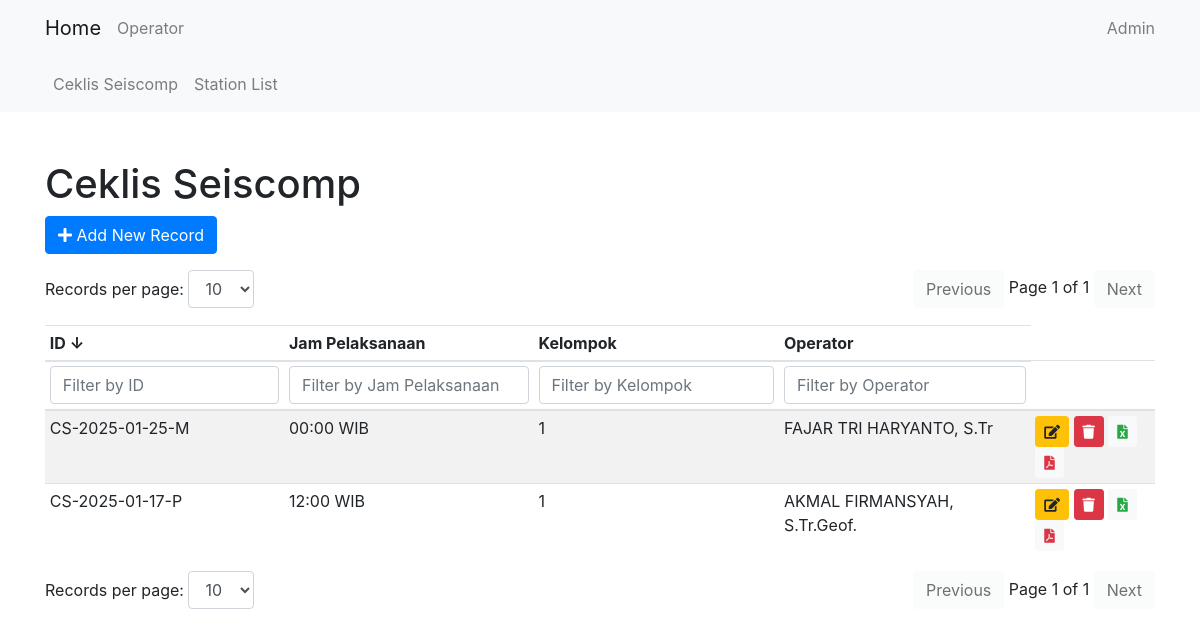
The page /cl_seiscomp/ on the database as committed earlier.
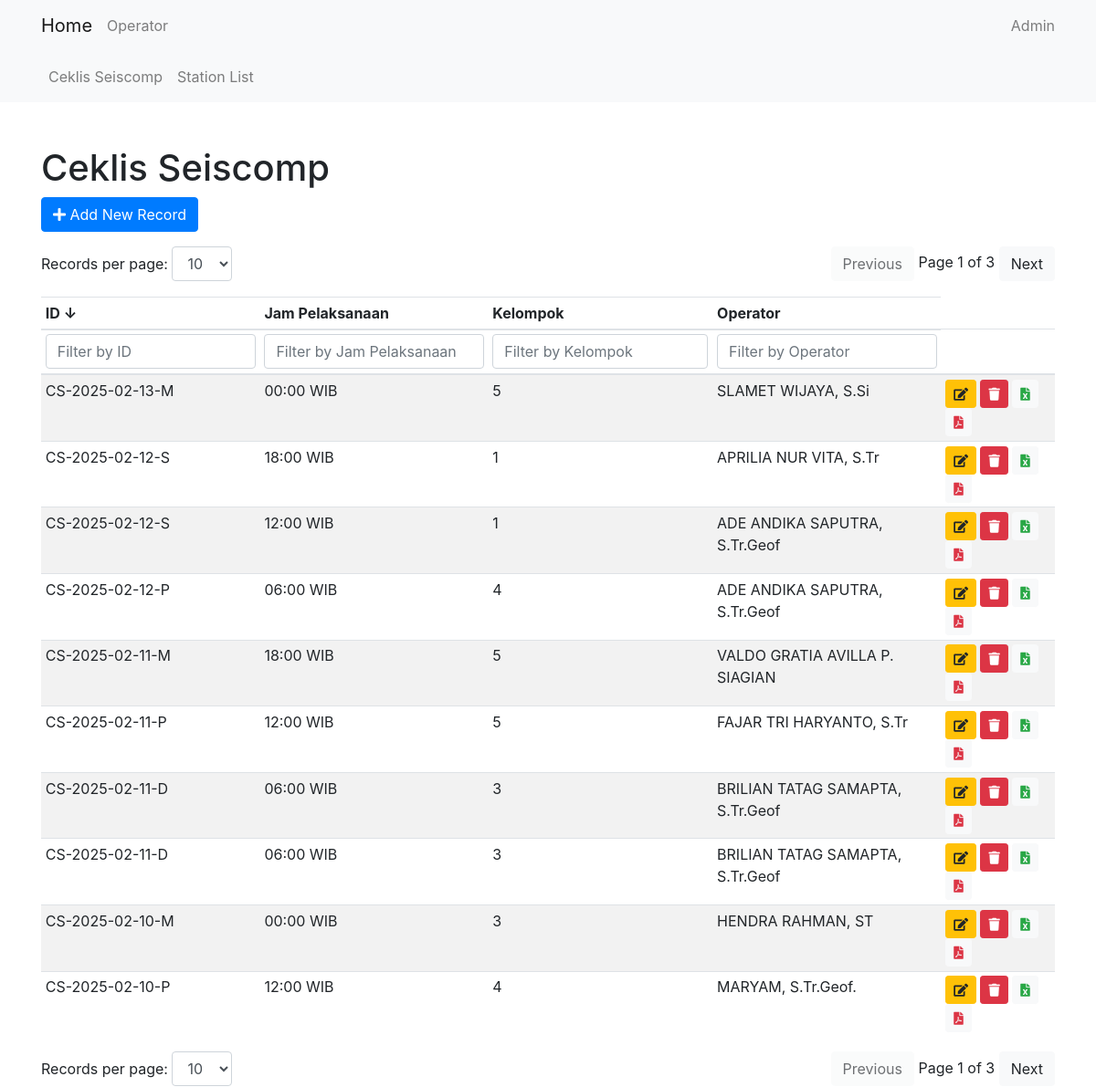
The same page on the database as committed later.
### cl_seiscomp/models.py (models this page shows, shortened)
class CsRecordModel(models.Model):
    date = models.DateField(default=timezone.now)
    cs_id = models.CharField(max_length=15, default='0')
    shift = models.CharField(max_length=15, choices=SHIFT, default='P')
    jam_pelaksanaan = models.CharField(max_length=20, choices=WAKTU, default='12:00 WIB')
    kelompok = models.IntegerField(choices=KELOMPOK, default=1)
    operator = models.ForeignKey(Operator, on_delete=models.CASCADE)
    gaps = models.TextField(max_length=10000, null=True, blank=True)
    spikes = models.TextField(max_length=10000, null=True, blank=True)
    blanks = models.TextField(max_length=10000, null=True, blank=True)
    slmon = models.PositiveIntegerField(null=True, blank=True, default=0)
    count_gaps = models.PositiveIntegerField(null=True, blank=True, default=0)
    count_spikes = models.PositiveIntegerField(null=True, blank=True, default=0)
    count_blanks = models.PositiveIntegerField(null=True, blank=True, default=0)
    slmon_image = models.ImageField(upload_to='cl_seiscomp/slmon_images/', null=True, blank=True)

### core/models.py (models this page shows)
class Operator(models.Model):
    name = models.CharField(max_length=100)
    NIP = models.CharField(max_length=18)
    def __str__(self):
        return self.name

### cl_seiscomp/views.py (the view)
# urls.py: path('', CsListView.as_view(), name='cs_list'),
class CsListView(ListView):
    model = CsRecordModel
    template_name = 'cl_seiscomp/cs_list.html'
    context_object_name = 'csrecords'

### cl_seiscomp/templates/cl_seiscomp/cs_list.html (shortened to what this page needs)
{% extends 'core/base.html' %}
{% block content %}
<h1 class="mt-5">Ceklis Seiscomp</h1>
<a href="{% url 'cl_seiscomp:cs_create' %}" class="btn btn-primary mb-3">
    <i class="fas fa-plus"></i> Add New Record
</a>
<div class="d-flex justify-content-between mb-3">
    <div>
        <label for="recordsPerPageTop">Records per page:</label>
        <select id="recordsPerPageTop" class="form-control d-inline-block w-auto">
            <option value="10" selected>10</option>
        </select>
    </div>
    <div>
        <button id="prevPageTop" class="btn btn-light">Previous</button>
        <span id="pageInfoTop"></span>
        <button id="nextPageTop" class="btn btn-light">Next</button>
    </div>
</div>
<table class="table mt-3 table-striped table-sm" id="csRecordTable">
    <thead>
        <tr>
            <th onclick="sortTable(0)" style="cursor: pointer;">ID <span id="idSortArrow">↓</span></th>
            <th onclick="sortTable(1)" style="cursor: pointer;">Jam Pelaksanaan </th>
            <th onclick="sortTable(2)" style="cursor: pointer;">Kelompok </th>
            <th onclick="sortTable(3)" style="cursor: pointer;">Operator </th>
        </tr>
        <tr>
            <th><input type="text" id="idFilter" onkeyup="filterTable(0)" placeholder="Filter by ID" class="form-control"></th>
            <th><input type="text" id="jampelFilter" onkeyup="filterTable(1)" placeholder="Filter by Jam Pelaksanaan" class="form-control"></th>
            <th><input type="text" id="kelompokFilter" onkeyup="filterTable(2)" placeholder="Filter by Kelompok" class="form-control"></th>
            <th><input type="text" id="operatorFilter" onkeyup="filterTable(3)" placeholder="Filter by Operator" class="form-control"></th>
            <th></th>
        </tr>
    </thead>
    <tbody id="csRecordTableBody">
        {% for record in csrecords %}
        <tr>
            <td>{{ record.cs_id }}</td>
            <td>{{ record.jam_pelaksanaan }}</td>
            <td>{{ record.kelompok }}</td>
            <td>{{ record.operator }}</td>
            <td>
                <a href="{% url 'cl_seiscomp:cs_update' record.pk %}" class="btn btn-sm btn-warning" data-toggle="tooltip" title="Edit">
                    <i class="fas fa-edit"></i>
                </a>
                <form action="{% url 'cl_seiscomp:cs_delete' record.pk %}" method="post" style="display:inline;">
                    <button type="button" class="btn btn-sm btn-danger delete-button" data-toggle="tooltip" title="Delete">
                        <i class="fas fa-trash"></i>
                    </button>
                </form>
                <a href="{% url 'cl_seiscomp:cs_export_excel' record.pk %}" class="btn btn-sm btn-light text-success">
                    <i class="fas fa-file-excel"></i>
                </a>
                <a href="{% url 'cl_seiscomp:cs_export_pdf' record.pk %}" class="btn btn-sm btn-light text-danger">
                    <i class="fas fa-file-pdf"></i>
                </a>
            </td>
        </tr>
        {% endfor %}
    </tbody>
</table>
<div class="d-flex justify-content-between">
    <div>
        <label for="recordsPerPage">Records per page:</label>
        <select id="recordsPerPage" class="form-control d-inline-block w-auto">
            <option value="10" selected>10</option>
        </select>
    </div>
    <div>
        <button id="prevPage" class="btn btn-light">Previous</button>
        <span id="pageInfo"></span>
        <button id="nextPage" class="btn btn-light">Next</button>
    </div>
</div>
{% endblock %}

### core/templates/core/base.html (shortened to what this page needs)
<!DOCTYPE html>
<html lang="en">
<head>
    <link href="https://stackpath.bootstrapcdn.com/bootstrap/4.5.2/css/bootstrap.min.css" rel="stylesheet">
    <link href="https://cdnjs.cloudflare.com/ajax/libs/font-awesome/5.15.4/css/all.min.css" rel="stylesheet">
</head>
<body>
    <nav class="navbar navbar-light bg-light">
        <div class="container">
            <a class="navbar-brand" href="{% url 'home' %}">Home</a>
            <ul class="navbar-nav">
                <li class="nav-item">
                    <a class="nav-link" href="{% url 'core:operator_list' %}">Operator</a>
                </li>
            </ul>
            <ul class="navbar-nav ml-auto">
                <li class="nav-item">
                    <a class="nav-link" href="{% url 'admin:index' %}">Admin</a>
                </li>
            </ul>
        </div>
    </nav>
    {% if 'cl_seiscomp' in request.resolver_match.namespace %}
    <nav class="navbar navbar-expand-lg navbar-light bg-light">
        <div class="container">
            <div class="collapse navbar-collapse" id="navbarNav">
                <ul class="navbar-nav">
                    <li class="nav-item">
                        <a class="nav-link" href="{% url 'cl_seiscomp:cs_list' %}">Ceklis Seiscomp</a>
                    </li>
                    <li class="nav-item">
                        <a class="nav-link" href="{% url 'cl_seiscomp:station_list' %}">Station List</a>
                    </li>
                </ul>
            </div>
        </div>
    </nav>
    {% endif %}
    <div class="container">
        {% block content %}{% endblock %}
    </div>
</body>
</html>

Rows that differ between the two databases and show on the page:
removed CsRecordModel: cs_id "CS-2025-01-17-P", jam_pelaksanaan "12:00 WIB", kelompok "1", operator "AKMAL FIRMANSYAH, S.Tr.Geof."
removed CsRecordModel: cs_id "CS-2025-01-25-M", jam_pelaksanaan "00:00 WIB", kelompok "1", operator "FAJAR TRI HARYANTO, S.Tr"
added CsRecordModel: cs_id "CS-2025-02-10-P", jam_pelaksanaan "12:00 WIB", kelompok "4", operator "MARYAM, S.Tr.Geof."
added CsRecordModel: cs_id "CS-2025-02-10-M", jam_pelaksanaan "00:00 WIB", kelompok "3", operator "HENDRA RAHMAN, ST"
added CsRecordModel: cs_id "CS-2025-02-11-D", jam_pelaksanaan "06:00 WIB", kelompok "3", operator "BRILIAN TATAG SAMAPTA, S.Tr.Geof"
added CsRecordModel: cs_id "CS-2025-02-11-D", jam_pelaksanaan "06:00 WIB", kelompok "3", operator "BRILIAN TATAG SAMAPTA, S.Tr.Geof"
added CsRecordModel: cs_id "CS-2025-02-11-P", jam_pelaksanaan "12:00 WIB", kelompok "5", operator "FAJAR TRI HARYANTO, S.Tr"
added CsRecordModel: cs_id "CS-2025-02-11-M", jam_pelaksanaan "18:00 WIB", kelompok "5", operator "VALDO GRATIA AVILLA P. SIAGIAN"
added CsRecordModel: cs_id "CS-2025-02-12-P", jam_pelaksanaan "06:00 WIB", kelompok "4", operator "ADE ANDIKA SAPUTRA, S.Tr.Geof"
added CsRecordModel: cs_id "CS-2025-02-12-S", jam_pelaksanaan "12:00 WIB", kelompok "1", operator "ADE ANDIKA SAPUTRA, S.Tr.Geof"
added CsRecordModel: cs_id "CS-2025-02-12-S", jam_pelaksanaan "18:00 WIB", kelompok "1", operator "APRILIA NUR VITA, S.Tr"
added CsRecordModel: cs_id "CS-2025-02-13-M", jam_pelaksanaan "00:00 WIB", kelompok "5", operator "SLAMET WIJAYA, S.Si"
Other text that changed with them:
text written by a page script: "Page 1 of 1" → "Page 1 of 3"
